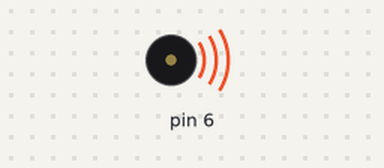
This sketch was run on a simulated Arduino Uno, built with avr-gcc and run on an emulated ATmega328P. Parts: buzzer (waves = sounding).

Above: at 0.2 s.
At 7.7 s:
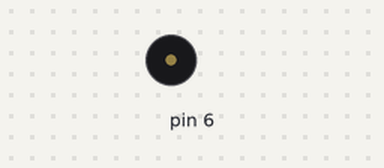
Timing chart, 0 to 11.7 s (numbered marks = the images above):
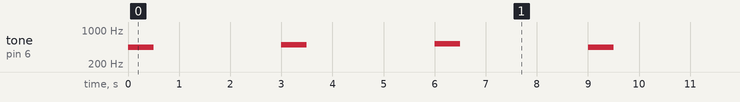

The sketch:

3ToneAudio.ino
```cpp
//Author: Jason Matuszak
//Arduino uno with atmega328p microcontroller
void setup() {
 //Not used
}

void loop() {
  //Play a note on pin 6 for 500 ms
  tone(6, 440, 500);
  //Wait 3 seconds
  delay(3000);

  //Play a note on digital pin 6 for 500 ms
  tone(6, 494, 500);
  //Wait 3 seconds
  delay(3000);

  //Play a note on digital pin 6 for 500 ms
  tone(6, 523, 500);
  //Wait 3 seconds
  delay(3000);

  //Turn off tone function for digital pin 6
  noTone(6);
}
```

Measured:
- by itself, tone on pin 6: repeats every 9.0 s: silent 2.5 s, 494 Hz 0.50 s, silent 2.5 s, 523 Hz 0.50 s, silent 2.5 s, 440 Hz 0.50 s
